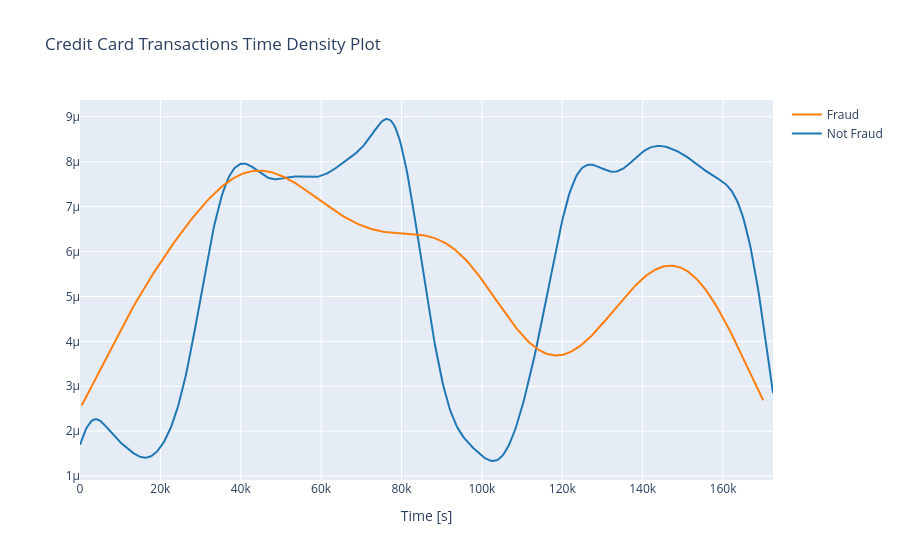

Here is the notebook cell this chart was saved with:
### Markdown cell above
##### Transaction in time

### Code cell
class_0 = data_df.loc[data_df['Class'] == 0]["Time"]
class_1 = data_df.loc[data_df['Class'] == 1]["Time"]

hist_data = [class_0, class_1]
group_labels = ['Not Fraud', 'Fraud']

fig = ff.create_distplot(hist_data, group_labels, show_hist = False, show_rug = False)
fig['layout'].update(title = 'Credit Card Transactions Time Density Plot',
                    xaxis = dict(title = 'Time [s]'))
iplot(fig, filename = 'dist_only')

### Figure 1 — Plotly figure (JSON) as saved in the notebook; plotly's stock layout.template omitted (floating-point values rounded to 4 significant figures; data arrays with more than 128 entries replaced by an {"elided": "..."} marker saying what was removed)
{"data": [{"legendgroup": "Not Fraud", "marker": {"color": "rgb(31, 119, 180)"}, "mode": "lines", "name": "Not Fraud", "showlegend": true, "type": "scatter", "x": {"elided": "500 float values"}, "xaxis": "x", "y": {"elided": "500 float values"}, "yaxis": "y"}, {"legendgroup": "Fraud", "marker": {"color": "rgb(255, 127, 14)"}, "mode": "lines", "name": "Fraud", "showlegend": true, "type": "scatter", "x": {"elided": "500 float values"}, "xaxis": "x", "y": {"elided": "500 float values"}, "yaxis": "y"}], "layout": {"barmode": "overlay", "hovermode": "closest", "legend": {"traceorder": "reversed"}, "title": {"text": "Credit Card Transactions Time Density Plot"}, "xaxis": {"anchor": "y2", "domain": [0, 1], "title": {"text": "Time [s]"}, "zeroline": false}, "yaxis": {"anchor": "free", "domain": [0, 1], "position": 0}}}
